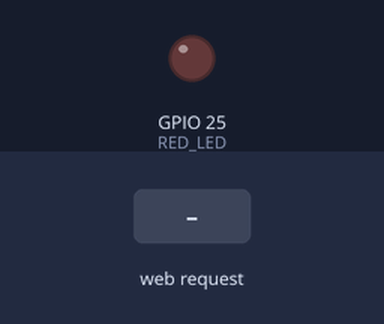
The sketch below on a simulated ESP32. Parts: output pins drawn as LEDs (lit = HIGH). The inputs (shaded band) are chosen by the test bench. WiFi joins after 1.5 s; servers stay silent unless stated; what the sketch prints to the serial monitor is not drawn.

Above: at 2.7 s.
2.8 s: HTTP request GET /RED_LED received
At 3.5 s:
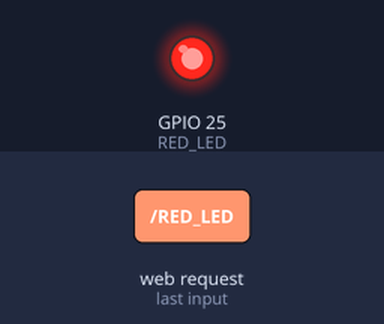
Timing chart, 0 to 5.8 s (numbered marks = the images above; inputs shaded):
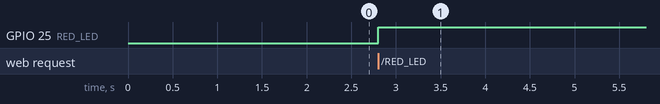

The sketch:

azerty.ino
```cpp
#include <Arduino.h>
#include <WiFi.h>
#include <WebServer.h>
#include <ArduinoJson.h>

const char *SSID = "TP-LINK_5982";
const char *PWD = "eunice22";
#define RED_LED 25
#define POT 34

WebServer server(80);

void connectToWiFi() {
  Serial.print("Connecting to ...");
  Serial.println(SSID);

  WiFi.begin(SSID, PWD);

  while (WiFi.status() != WL_CONNECTED) {
    Serial.print(".");
    delay(500);
  }

  Serial.print("Connected. IP: ");
  Serial.println(WiFi.localIP());
}

void getPOT() {

  int power=analogRead(POT);

  server.send(200, "text", String(power));

}

void getRED_LED(){
  Serial.println("Get RED_LED");
  if(digitalRead(RED_LED)==LOW){
    digitalWrite(RED_LED, HIGH);
  }
  else{
    digitalWrite(RED_LED, LOW);
  }
}

void setup_routing() {

  server.on("/POT", getPOT);
  server.on("/RED_LED", getRED_LED);

  server.begin();
}

void setup() {
  Serial.begin(9600);
 	Serial.println("Begining...");


  connectToWiFi();
  pinMode(RED_LED, OUTPUT);
  digitalWrite(RED_LED, LOW);

  setup_routing();
}

void loop() {
  server.handleClient();
}
```

Measured:
- after the input at 2.8 s, GPIO 25 (RED_LED): LOW → HIGH at once
